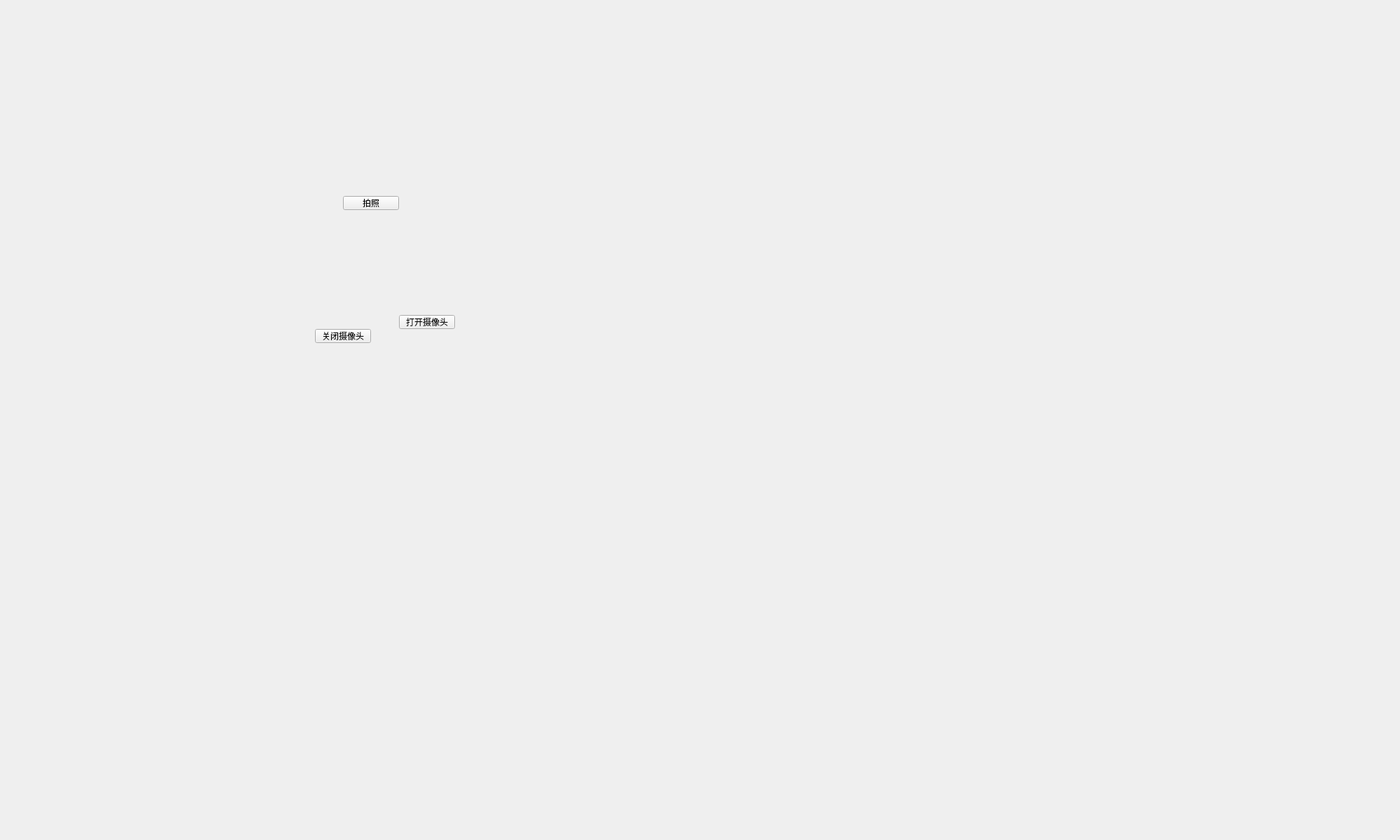
<?xml version="1.0" encoding="UTF-8"?>
<ui version="4.0">
 <class>Widget</class>
 <widget class="QWidget" name="Widget">
  <property name="geometry">
   <rect>
    <x>0</x>
    <y>0</y>
    <width>2000</width>
    <height>1200</height>
   </rect>
  </property>
  <property name="windowTitle">
   <string>Widget</string>
  </property>
  <widget class="QWidget" name="verticalLayoutWidget">
   <property name="geometry">
    <rect>
     <x>10</x>
     <y>20</y>
     <width>391</width>
     <height>501</height>
    </rect>
   </property>
   <layout class="QVBoxLayout" name="verticalLayout_camera"/>
  </widget>
  <widget class="QPushButton" name="pushButton">
   <property name="geometry">
    <rect>
     <x>570</x>
     <y>450</y>
     <width>80</width>
     <height>20</height>
    </rect>
   </property>
   <property name="text">
    <string>打开摄像头</string>
   </property>
  </widget>
  <widget class="QPushButton" name="pushButton_2">
   <property name="geometry">
    <rect>
     <x>450</x>
     <y>470</y>
     <width>80</width>
     <height>20</height>
    </rect>
   </property>
   <property name="text">
    <string>关闭摄像头</string>
   </property>
  </widget>
  <widget class="QPushButton" name="pushButton_3">
   <property name="geometry">
    <rect>
     <x>490</x>
     <y>280</y>
     <width>80</width>
     <height>20</height>
    </rect>
   </property>
   <property name="text">
    <string>拍照</string>
   </property>
  </widget>
 </widget>
 <layoutdefault spacing="6" margin="11"/>
 <resources/>
 <connections/>
</ui>
